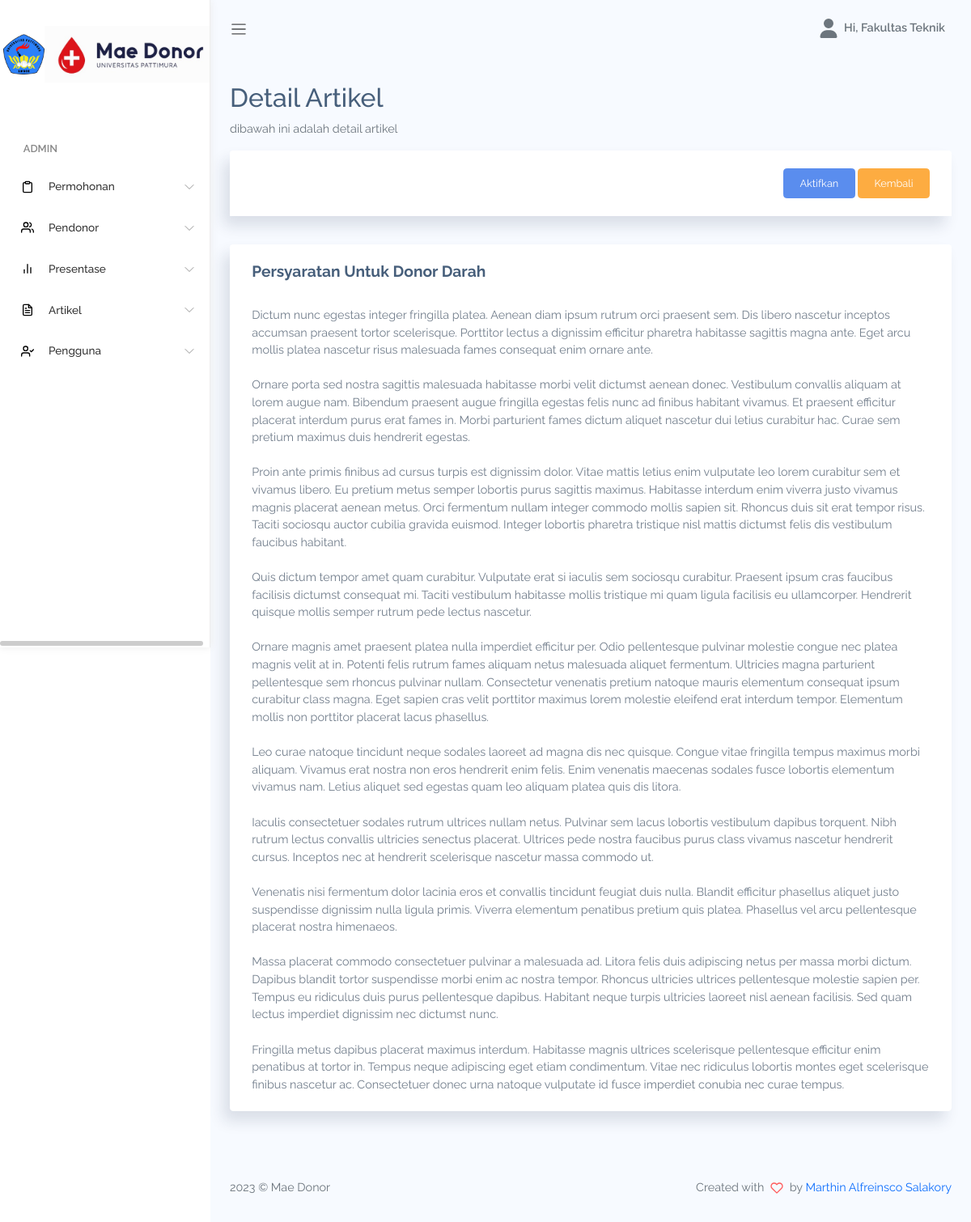
The app's page /admin/detail_artikel.php?id=3 (signed in) with its own data.
### tables this page shows
CREATE TABLE `pengguna` (
  `id` int(11) NOT NULL,
  `nama` varchar(255) NOT NULL,
  `username` varchar(255) NOT NULL,
  `password` varchar(255) NOT NULL,
  `role` varchar(255) NOT NULL
);

CREATE TABLE `artikel` (
  `id` int(11) NOT NULL,
  `judul` varchar(255) NOT NULL,
  `isi` longtext NOT NULL,
  `tanggal` date NOT NULL,
  `status` varchar(255) DEFAULT '0',
  `title` varchar(255) DEFAULT NULL,
  `deskripsi` text
);

### admin/function.php (called while the page is built, shortened)
<?php
function db_conn()
{
    $db_host = 'localhost';
    $db_user = 'root';
    $db_pass = '';
    $db_name = 'maedonor';
    return mysqli_connect($db_host, $db_user, $db_pass, $db_name);
}
function db_query($query)
{
    return mysqli_query(db_conn(), $query);
}
function db_find($table, $where)
{
    foreach ($where as $key => $val) {
        if (isset($result)) {
            $result = $result . ' && ' . $key .  ' = \'' . $val . '\'';
        } else {
            $result = $key .  ' = \'' . $val . '\'';
        }
    }
    return db_query("SELECT * FROM `$table` WHERE $result")->fetch_object();
}
function user()
{
    return db_find('pengguna', ['id' => $_SESSION['login_maedonor']]);
}

### admin/detail_artikel.php (the view, shortened to what this page needs)
<?php include 'header.php' ?>
<?php
if (!db_count('artikel', ['id' => $_GET['id']])) {
    redirectBack();
} else {
    $a = db_find('artikel', ['id' => $_GET['id']]);
}
?>
<div class="page-title">
    <h3>Detail Artikel</h3>
    <p class="text-subtitle text-muted">dibawah ini adalah detail artikel</p>
</div>
<section class="section">
    <div class="row">
        <div class="col-12">
            <div class="card">
                <div class="card-header text-end">
                    <button class="btn btn-primary btn-sm" data-bs-toggle="modal" data-bs-target="#aktifkan">Aktifkan</button>
                    <a href="semua_artikel.php" class="btn btn-warning btn-sm">Kembali</a>
                </div>
            </div>
        </div>
        <div class="col-12">
            <div class="card">
                <div class="card-header d-flex justify-content-between align-items-center">
                    <h4 class="card-title fw-bold"><?= $a->judul; ?></h4>
                </div>
                <div class="card-body">
                    <?= nl2br($a->isi); ?>
                </div>
            </div>
        </div>
    </div>
</section>
<?php include 'footer.php' ?>

### admin/header.php (shortened to what this page needs)
<?php include 'function.php'; ?>
<!DOCTYPE html>
<html lang="en">
<head>
    <link rel="stylesheet" href="assets/css/bootstrap.css">
    <link rel="stylesheet" href="assets/vendors/simple-datatables/style.css">
    <link rel="stylesheet" href="assets/vendors/fontawesome/css/all.min.css">
    <link rel="stylesheet" href="assets/vendors/chartjs/Chart.min.css">
    <link rel="stylesheet" href="assets/vendors/perfect-scrollbar/perfect-scrollbar.css">
    <link rel="stylesheet" href="assets/css/app.css">
</head>
<body>
    <div id="app">
        <div id="sidebar" class='active'>
            <div class="sidebar-wrapper active">
                <div class="sidebar-header ps-1 d-flex align-items-center justify-content-start">
                    <img src="assets/images/logo_unpatti.png" class="m-0 p-0" style="height: 50px;">
                    <img src="assets/images/maedonor.jpeg" class="m-0 p-0" style="height: 70px;">
                </div>
                <div class="sidebar-menu">
                    <ul class="menu">
                        <li class='sidebar-title'>ADMIN</li>
                        <li class="sidebar-item  has-sub">
                            <a href="#" class='sidebar-link'>
                                <i data-feather="clipboard" width="20"></i>
                                <span>Permohonan</span>
                            </a>
                        </li>
                        <li class="sidebar-item  has-sub">
                            <a href="#" class='sidebar-link'>
                                <i data-feather="users" width="20"></i>
                                <span>Pendonor</span>
                            </a>
                        </li>
                        <li class="sidebar-item  has-sub">
                            <a href="#" class='sidebar-link'>
                                <i data-feather="bar-chart-2" width="20"></i>
                                <span>Presentase</span>
                            </a>
                        </li>
                        <?php if (user()->role == '1') : ?>
                            <li class="sidebar-item  has-sub">
                                <a href="#" class='sidebar-link'>
                                    <i data-feather="file-text" width="20"></i>
                                    <span>Artikel</span>
                                </a>
                            </li>
                            <li class="sidebar-item  has-sub">
                                <a href="#" class='sidebar-link'>
                                    <i data-feather="user-check" width="20"></i>
                                    <span>Pengguna</span>
                                </a>
                            </li>
                        <?php endif; ?>
                    </ul>
                </div>
            </div>
        </div>
        <div id="main">
            <nav class="navbar navbar-header navbar-expand navbar-light">
                <a class="sidebar-toggler" href="#"><span class="navbar-toggler-icon"></span></a>
                <div class="collapse navbar-collapse" id="navbarSupportedContent">
                    <ul class="navbar-nav d-flex align-items-center navbar-light ms-auto">
                        <li class="nav-item dropdown">
                            <a href="#" data-bs-toggle="dropdown" class="nav-link dropdown-toggle nav-link-lg nav-link-user" role="button" data-bs-toggle="dropdown" aria-expanded="false">
                                <div class="avatar me-1">
                                    <i class="fa fa-user"></i>
                                </div>
                                <div class="d-none d-md-block d-lg-inline-block">Hi, <?= user()->nama; ?></div>
                            </a>
                        </li>
                    </ul>
                </div>
            </nav>
            <div class="main-content container-fluid">

### admin/assets/css/app.css (style rules this page uses)
* { font-family:Raleway }
#app { position:relative }
#main { margin-left:260px;background-color:#f7faff;min-height:100vh;transition:margin-left .6s ease-out }
#main .main-content { padding:2rem 1.5rem }
#main .main-content .page-title h3 { font-size:2rem }
#main .main-content .text-subtitle { font-size:.9rem }
a { text-decoration:none }
a,button { outline:0 }
.feather,i { font-size:14px;height:1rem }
.avatar { display:inline-flex;border-radius:50%;text-align:center;vertical-align:middle;position:relative }
.btn.btn-danger,.btn.btn-dark,.btn.btn-info,.btn.btn-light,.btn.btn-link,.btn.btn-primary,.btn.btn-secondary,.btn.btn-success,.btn.btn-warning { color:#fff }
.dropdown-toggle:after { color:#fff }
#sidebar.active .sidebar-wrapper { left:0 }
.sidebar-wrapper { width:260px;height:100vh;position:fixed;top:0;z-index:10;background-color:#fff;bottom:0;border-right:1px solid #eee;box-shadow:0 0 10px #ececec;left:-260px;transition:left .6s ease-out }
.sidebar-wrapper .sidebar-header { padding:2rem 2rem 1rem;font-size:2rem;font-weight:700 }
.sidebar-wrapper .sidebar-header img { height:2.5rem }
.sidebar-wrapper .menu { padding-left:0;margin-top:2rem }
.sidebar-wrapper .menu .sidebar-title { padding:1.5rem 1.8rem .5rem;font-size:.8rem;font-weight:600;color:#888;text-transform:uppercase }
.sidebar-wrapper .menu .sidebar-link { color: #000;display:block;padding:.7rem 1.5rem;font-size:.85rem;display:flex;align-items:center;transition:all .5s }
.sidebar-wrapper .menu .sidebar-link>span { color:#000;font-weight:500;margin-left:1rem;opacity:.8 }
.sidebar-wrapper .menu .sidebar-item { list-style:none;margin-top:.5rem;position:relative }
.sidebar-wrapper .menu .sidebar-item.has-sub .sidebar-link:after { position:absolute;color:#ccc;right:15px;top:12px;display:block }
.card { box-shadow:-8px 12px 18px 0 rgba(25,42,70,.13);margin-bottom:2.2rem }
.card .card-header { border:none }
.card .card-header h4 { font-size:1.2rem }
.card .card-header~.card-body { padding-top:0 }
.card .card-title { font-size:1.2rem }
.card .card-body { padding:1.4rem 1.7rem }
.navbar { height:70px;padding:1.5rem }
.navbar.navbar-header li { display:flex;align-items:center }
.navbar.navbar-header .dropdown>a { color:#6c757d;font-weight:600 }
.navbar.navbar-header .dropdown>a svg { height:24px;width:24px }
.navbar.navbar-header .dropdown>a:after { display:none }

### records on screen
pengguna: nama "Fakultas Teknik"
artikel: judul "Persyaratan Untuk Donor Darah", isi "Dictum nunc egestas integer fringilla platea. Aenean diam ipsum rutrum orci praesent sem. Dis libero nascetur inceptos accumsan praesent tortor scelerisque. Porttitor lectus a dignissim efficitur pharetra habitasse sagittis magna ante. Eget arcu mollis platea nascetur risus malesuada fames consequat enim ornare ante. Ornare porta sed nostra sagittis malesuada habitasse morbi velit dictumst aenean donec. Vestibulum convallis aliquam at lorem augue nam. Bibendum praesent augue fringilla egestas felis nunc ad finibus habitant vivamus. Et praesent efficitur placerat interdum purus erat fames in. Morbi parturient fames dictum aliquet nascetur dui letius curabitur hac. Curae sem pretium maximus…"
